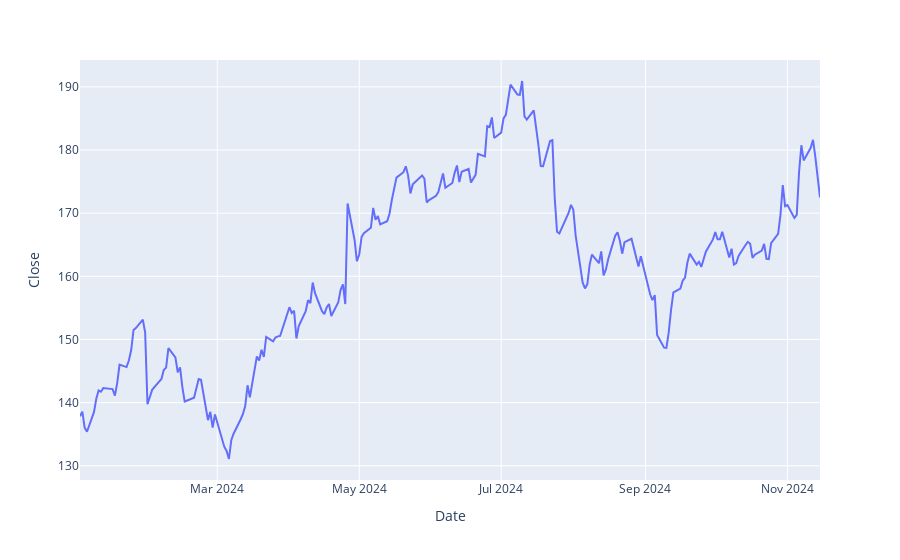

The notebook cell saved with this chart:
### Code cell
today = datetime.date.today()
df = ticker.history(interval='1d', start='2024-01-01', end=today)
fig = px.line(df, x=df.index, y='Close')
fig.show()

### Figure 1 — Plotly figure (JSON) as saved in the notebook; plotly's stock layout.template omitted (floating-point values rounded to 4 significant figures; data arrays with more than 128 entries replaced by an {"elided": "..."} marker saying what was removed)
{"data": [{"hovertemplate": "Date=%{x}<br>Close=%{y}<extra></extra>", "legendgroup": "", "line": {"color": "#636efa", "dash": "solid"}, "marker": {"symbol": "circle"}, "mode": "lines", "name": "", "orientation": "v", "showlegend": false, "type": "scatter", "x": {"elided": "222 str values"}, "xaxis": "x", "y": {"elided": "222 float values"}, "yaxis": "y"}], "layout": {"legend": {"tracegroupgap": 0}, "margin": {"t": 60}, "xaxis": {"anchor": "y", "domain": [0, 1], "title": {"text": "Date"}}, "yaxis": {"anchor": "x", "domain": [0, 1], "title": {"text": "Close"}}}}
